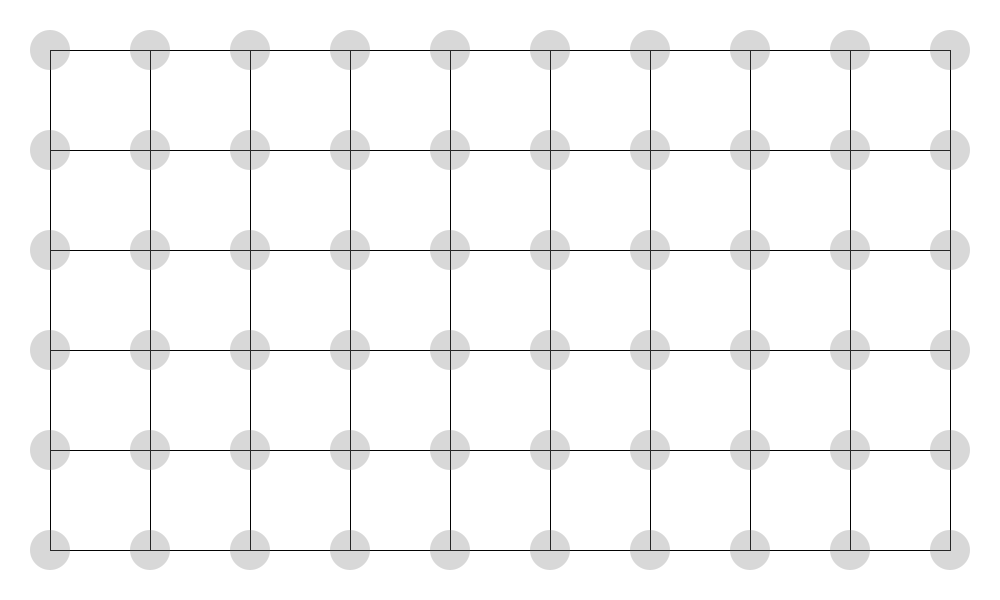
Frame 1 (no input)
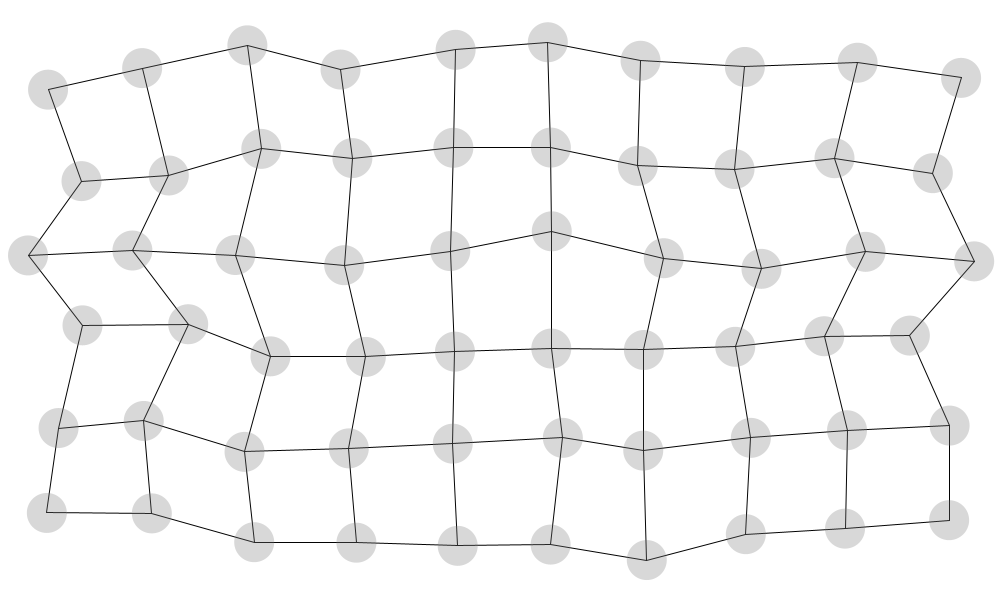
Frame 60 (the mouse pressed at the canvas centre just before this capture)
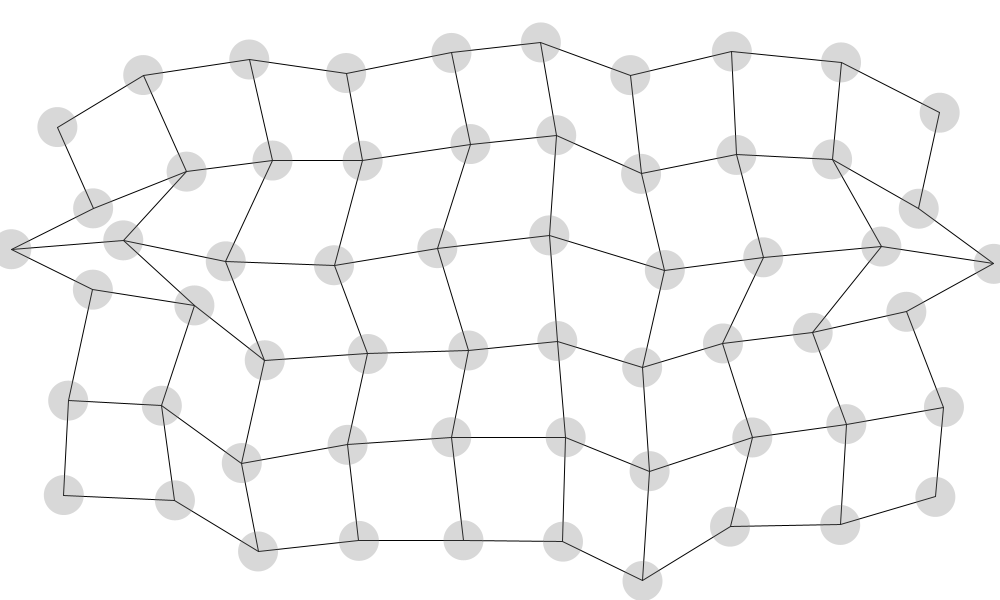
Frame 120 (the mouse held since frame 60 and released just before this capture)

The Processing sketch that drew these frames (run headless with seeded random() and noise(); from frame 60 on, the mouse is pressed at the canvas centre):

// Processing sketch: spring_grid
// ── spring_grid.pde
//Mover m1, m2, m3, m4;
Mover[] movers;
int index = 0;
//Spring spring;
Spring[] springs;

void setup() {
  size(1000, 600);
  movers = new Mover[60];
  springs = new Spring[104];

  for (int x = 50; x <= width-50; x += 100 ) {
    for (int y = 50; y <= height-50; y += 100 ) {
      movers[index++] = new Mover(x, y);
    }
  }
  //println(index);


  for (int i = 0; i < 104; i++) {
    springs[i] = new Spring(random(90, 110));
  }

  //m1 = new Mover(200, 300);
  //m2 = new Mover(500, 300);
  //m3 = new Mover(750, 300);
  //m4 = new Mover(500, 150);

  //spring = new Spring(200);
}


void draw() {

  background(255);


  index = 0;
  //springs[0].connect(movers[0], movers[1]);
  //springs[0].display();

  for (int i= 0; i < 60; i+=6) {
    for (int j = i; j < i+5; j++ ) {
      println(j);
      springs[index++].connect(movers[j], movers[j+1]);
    }
  }

  for (int i= 0; i < 54; i+=6) {
    for (int j = i; j < i+6; j++ ) {
      println(j);
      springs[index++].connect(movers[j], movers[j+6]);
    }
  }

  for (Spring s : springs) {
    s.display();
  }
  for (Mover m : movers) {
    m.display();
    m.update();
  }

  //for(int i = 0; i<movers.length-1; i++){

  //  spring.connect(movers[i], movers[i+1]);
  //  movers[i].display();
  //}

  //spring.connect(m1, m2);
  //spring.display();
  //spring.connect(m2, m3);
  //spring.display();
  //spring.connect(m4, m2);
  //spring.display();
  //spring.connect(m4, m3);
  //spring.display();

  //PVector grav1 = new PVector(0,0.05);
  //m1.applyForce(grav1);

  //m1.display();
  //m2.display();
  //m3.display();
  //m4.display();


  //m1.update();
  //m2.update();
  //m3.update();
  //m4.update();
}

// ── Mover.pde
class Mover {

  PVector loc;
  PVector vel;
  PVector acc;
  float mass;

  boolean dragging = false;
  PVector offset;

  Mover(float x, float y) {
    offset = new PVector(0, 0);
    loc = new PVector(x, y);
    vel = new PVector(0, 0);
    acc = new PVector(0, 0);
    mass = random(5,15);
  }

  void clicked(float mx, float my) {
    float d = dist(mx, my, loc.x, loc.y);
    if (d < 20) {
      dragging = true;
      offset.x = loc.x - mx;
      offset.y = loc.y - my;
    }
  }

  void drag() {
    if (dragging) {
      loc.x = offset.x + mouseX;
      loc.y = offset.y + mouseY;
    }
  }

  void stopDragging() {
    dragging = false;
  }

  void applyForce(PVector force) {
    PVector f = force.get();
    f.div(mass);
    acc.add(f);
    println(acc);
  }

  void update() {
    if (!dragging) {
      vel.add(acc);
      loc.add(vel);
      acc.mult(0);

      //vel.x *= 0.99;
      //vel.y *= 0.99;
    }
  }

  void display() {

    noStroke();
    fill(127,77);
    if (dragging) fill(50);
    ellipseMode(CENTER);
    ellipse(loc.x, loc.y, 40, 40);
  }
}

// ── Spring.pde
class Spring {
  PVector anc1;
  PVector anc2;
  float resLen;
  float k;

  Spring(float resLen) {
    anc1 = new PVector();
    anc2 = new PVector();
    this.resLen = resLen;
    k = random(0.1, 0.5);
  }

  void connect(Mover m1, Mover m2) {
    anc1 = m1.loc.get();
    anc2 = m2.loc.get();

    PVector springforce = PVector.sub(anc1, anc2);
    PVector springforce1 = PVector.sub(anc2, anc1);
    float curLen = springforce.mag();
    springforce.normalize();
    springforce1.normalize();
    float disp = curLen - resLen;
    //println(disp);
    springforce.mult(-k*disp);
    springforce1.mult(-k*disp);


    //println(springforce);
    m1.applyForce(springforce);
    m2.applyForce(springforce1);
  }

  void display() {
    stroke(2);
    line(anc1.x, anc1.y, anc2.x, anc2.y);
  }
}
